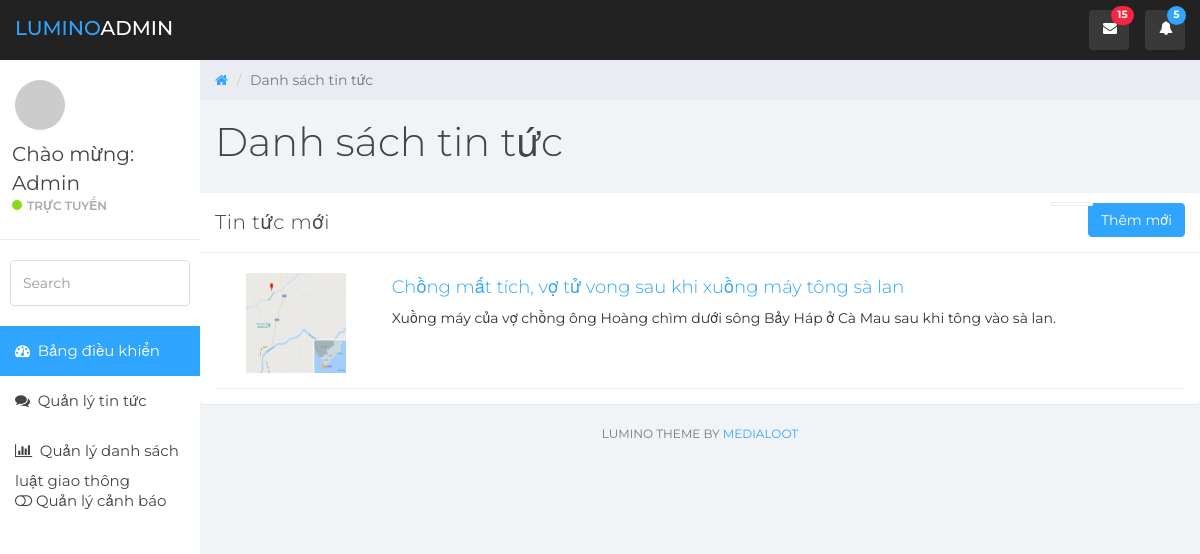
The app's page /admin/tintuc/index.php (signed in) with its own data.
### tables this page shows
CREATE TABLE `tintuc` (
  `Id` int(11) NOT NULL,
  `TieuDe` varchar(255) NOT NULL,
  `ThoiGian` date NOT NULL,
  `NoiDung` text NOT NULL,
  `HinhAnh` varchar(255) NOT NULL,
  `NoiDungChiTiet` varchar(255) NOT NULL
);

### admin/Ketnoi/Truyvan.php (called while the page is built, shortened)
<?php
function danh_sach_tin()
{
      $sql = "SELECT * FROM tintuc";
    return mysql_query($sql);
}
?>

### admin/tintuc/index.php (the view, shortened to what this page needs)
<?php
require "../Ketnoi/Truyvan.php";
?>
<html><head>
	<link href="../css/bootstrap.min.css" rel="stylesheet">
	<link href="../css/font-awesome.min.css" rel="stylesheet">
	<link href="../css/datepicker3.css" rel="stylesheet">
	<link href="../css/styles.css" rel="stylesheet">
</head>
<body>
	<nav class="navbar navbar-custom navbar-fixed-top" role="navigation">
		<div class="container-fluid">
			<div class="navbar-header">
				<a class="navbar-brand" href="#"><span>Lumino</span>Admin</a>
				<ul class="nav navbar-top-links navbar-right">
					<li class="dropdown"><a class="dropdown-toggle count-info" data-toggle="dropdown" href="#">
						<em class="fa fa-envelope"></em><span class="label label-danger">15</span>
					</a>
					</li>
					<li class="dropdown"><a class="dropdown-toggle count-info" data-toggle="dropdown" href="#">
						<em class="fa fa-bell"></em><span class="label label-info">5</span>
					</a>
					</li>
				</ul>
			</div>
		</div>
	</nav>
	<div id="sidebar-collapse" class="col-sm-3 col-lg-2 sidebar collapse in" aria-expanded="true" style="">
	<?php require "../Block/danhmuc.php"  ?>
	</div>
	<div class="col-sm-9 col-sm-offset-3 col-lg-10 col-lg-offset-2 main">
		<div class="row">
			<ol class="breadcrumb">
				<li><a href="#">
					<em class="fa fa-home"></em>
				</a></li>
				<li class="active">Danh sách tin tức</li>
			</ol>
		</div>
		<div class="row">
			<div class="col-lg-12">
				<h1 class="page-header">Danh sách tin tức</h1>
			</div>
		</div>
		<div class="row">
			<div class="">
				<div class="panel panel-default articles">
					<div class="panel-heading">
						Tin tức mới
						<a href="../tintuc/themtin.php"><button type="button"  class="btn btn-md btn-primary">Thêm mới</button></a>
						<span class="pull-right clickable panel-toggle panel-button-tab-left"></span></div>
					<div class="panel-body articles-container">
						<?php
							$ds_tintuc = danh_sach_tin();
							while ($row_tintuc = mysql_fetch_array($ds_tintuc))
							{
						?>
						<div class="article border-bottom">
							<div class="col-xs-12">
								<div class="row">
									<div class="col-xs-2 col-md-2 date">
										<div class="large">
                                   <img style="width:100px;height:100px;" src="../HinhAnh/TinTuc/<?php echo $row_tintuc['HinhAnh'] ?>" alt="Italian Trulli">
                                        </div>
									</div>
									<div class="col-xs-10 col-md-10">
										<h4><a href="edit.php?Id=<?php echo $row_tintuc['Id'] ?>"><?php echo $row_tintuc['TieuDe'] ?></a></h4>
										<p><?php echo $row_tintuc['NoiDung'] ?></p>
									</div>
								</div>
							</div>
						</div>
						<?php
							}
						?>
					</div>
				</div>
			</div>
			<div class="col-md-6">
			</div>
			<div class="col-sm-12">
				<p class="back-link">Lumino Theme by <a href="https://www.medialoot.com">Medialoot</a></p>
			</div>
		</div>
	</div>
</body></html>

### admin/css/styles.css (style rules this page uses)
body { background: #f1f4f7; padding-top: 60px; font-size: 14px; color: #444444; font-family: "Montserrat", "Helvetica Neue", Helvetica, Arial, sans-serif; }
p { color: #777; }
a, a:hover, a:focus { color: #30a5ff; }
h1, h2, h3, h4, h5, h6 { color: #444444; }
h1 { font-weight: 300; font-size: 40px; }
h3, h4 { font-weight: 300; }
.large { font-size: 2em; }
.navbar-custom { background: #222; height: 60px; }
.navbar-header .navbar-brand { color: #fff; font-size: 20px; text-transform: uppercase; font-weight: 500; height: 60px; padding-top: 18px; }
.navbar-header .navbar-brand span { color: #30a5ff; }
.dropdown { background: rgba(255, 255, 255, 0.1); float: left; margin: 10px 8px; padding: 0px; border-radius: 4px; }
.dropdown a.dropdown-toggle { color: #fff; height: 40px; width: 40px; padding-top: 11px; padding-left: 9px; }
.dropdown .label { top: -4px; left: 22px; padding-top: 4px; padding-bottom: 4px; position: absolute; border-radius: 9999px; }
.navbar-top-links li:last-child { margin-right: 15px; }
.dropdown em { margin: 0 5px; }
.btn-primary, .btn-primary:hover, .btn-primary:focus, .btn-primary:active, .btn-primary.active, .open > .dropdown-toggle.btn-primary, .btn-primary.disabled, .btn-primary[disabled], fieldset[disabled] .btn-primary, .btn-primary.disabled:hover, .btn-primary[disabled]:hover, fieldset[disabled] .btn-primary:hover, .btn-primary.disabled:focus, .btn-primary[disabled]:focus, fieldset[disabled] .btn-primary:focus, .btn-primary.disabled:active, .btn-primary[disabled]:active, fieldset[disabled] .btn-primary:active, .btn-primary.disabled.active, .btn-primary[disabled].active, fieldset[disabled] .btn-primary.active { background-color: #30a5ff; border-color: #30a5ff; float: right; }
.label-info { background-color: #30a5ff; }
.label-danger { background-color: #f9243f; }
.panel { border: 0; }
.panel-heading { font-size: 20px; font-weight: 300; letter-spacing: 0.025em; height: 60px; line-height: 38px; }
.panel-default .panel-heading { background: #fff; border-bottom: 1px solid #e9ecf2; color: #444444; }
.panel-settings a, .panel-toggle { width: 40px; padding: 2px 0 0 0; }
.panel-settings, .panel-toggle { display: inline-block; margin: -1px -5px 0 15px !important; border-radius: 4px; text-align: center; border: 1px solid #e9ecf2; color: #7c7c7c; background: #fff; width: 42px; }
.clickable { cursor: pointer; }
.panel-heading span { margin: 0px; font-size: 14px; }
.panel-button-tab-left { border-top-right-radius: 0; border-bottom-right-radius: 0; }
.border-bottom { border-bottom: 1px solid #dadbda; }
.panel .border-top, .panel .border-right, .panel .border-bottom, .panel .border-left { border-color: #e9ecf2; }
.article { padding: 10px 0; }
.article:first-child { padding: 0 0 10px 0; }
.article h4 { margin-bottom: 10px; }
.article .date { text-align: center; margin: 5px auto; display: block; }
.navbar { border: 0; }
.sidebar { display: block; padding: 0; display: none; box-shadow: none; background: #fff; }
@media (min-width: 768px) { .sidebar { display: block; position: fixed; top: 60px; bottom: 0; left: 0; z-index: 1000; display: block; margin: 0; padding: 0; overflow-x: hidden; overflow-y: auto; } }
@media (min-width: 768px) { .navbar-header { width: 100%; } }
.breadcrumb { border-radius: 0; padding: 10px 15px 10px 15px; background: #e9ecf2; margin: 0; }
h1.page-header { margin-top: 20px; border-bottom: 0; }
p.back-link { text-align: center; margin-bottom: 20px; font-size: 12px; text-transform: uppercase; }

### records on screen
tintuc: HinhAnh (picture), TieuDe "Chồng mất tích, vợ tử vong sau khi xuồng máy tông sà lan", NoiDung "Xuồng máy của vợ chồng ông Hoàng chìm dưới sông Bảy Háp ở Cà Mau sau khi tông vào sà lan."

### other values on screen
$_SESSION["Name"] "Admin"
